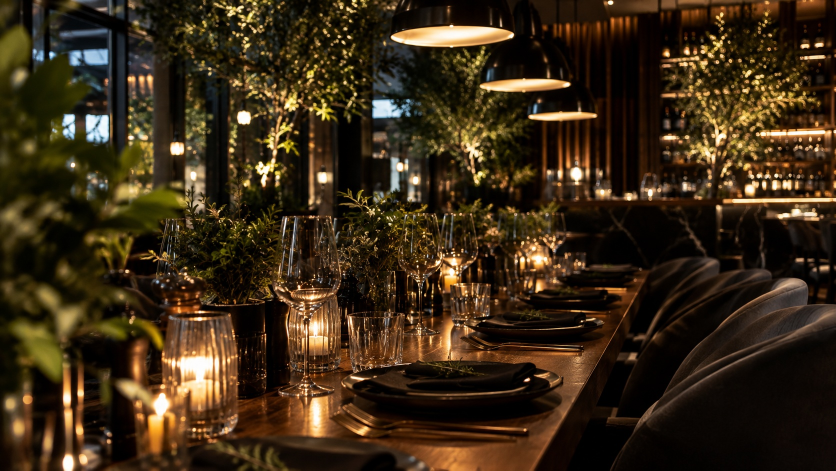
#> input picture assets/quellen/bankett.jpg, 1672 x 941 px (shown at 1/2 size)
$ python motive-bauen.py
#> lines starting #> are read from the running program, lines starting #| are printed output that depends on the picture
#!/usr/bin/env python3
# -*- coding: utf-8 -*-
"""Baut die randlosen Motive der Startseite aus ihren Vorlagen.

Warum ein eigenes Werkzeug neben `bilder-vergroessern.py`: das dort ist auf
den Bestand ausgelegt, der als fertige 1600er WebP-Datei vorliegt und nur
noch eine zweite Stufe braucht. Die Motive der Startseite kommen dagegen
als einzelne Aufnahmen herein und werden von der Vorlage bis zu allen
Ausgabestufen an einer Stelle gerechnet.

**Die Vorlagen liegen im Repository**, unter `assets/quellen/`. Das ist
nicht bequem, sondern notwendig: ohne sie laesst sich keine Stufe neu
rechnen, und eine Stufe aus einer schon hochgerechneten Datei zu rechnen
kodiert deren Artefakte mit (siehe „AVIF wird aus dem JPEG gerechnet, nie
aus dem WebP"). `paket-bauen.sh` laesst den Ordner aus — auf dem Webserver
hat er nichts zu suchen.

Wie viele Stufen ein Motiv bekommt, haengt an seiner Vorlage, und das ist
nachgemessen, nicht geschaetzt. Gemessen wird dabei nicht die Datei,
sondern die **Darstellung**: bildfuellend auf einem 1440er Schirm mit
doppelter Pixeldichte, also 2880 Geraetepixel, Kantenschaerfe der
Bildmitte.

    Vorlage 640 x 480 (0,31 MP), Kopfbild bis September:
        1600 px   4,47      <- so
        2560 px   4,40
        3840 px   4,06
    Mehr Pixel war dort MESSBAR schlechter: die 1600er wird fuer 1600
    geschaerft und hochgerechnet, die 3840er bei 3840 geschaerft und
    danach wieder heruntergerechnet — das mittelt die Schaerfung weg.

    Vorlage 1672 x 941 (1,57 MP), das jetzige Kopfbild:
        1600 px   8,18
        1672 px   8,43      (native Groesse)
        2200 px   8,88
        2560 px   9,00      <- so
    Hier rechnet der Browser in JEDEM Fall hoch (Ziel 2880), die Schaerfung
    ueberlebt also. Deshalb lohnt die zweite Stufe, und der Deckel liegt
    wie ueberall bei 2560 (siehe „Die Obergrenze kommt nicht von der
    Dateigroesse, sondern vom Rastern").

Die Nachschaerfung steht auf 85 %, und auch das ist gemessen:

        52 %   4,44        110 %   4,77
        85 %   5,02        140 %   4,50

Darueber frisst die Wiedervergroesserung mehr weg, als die staerkere
Schaerfung einbringt.
"""
import os
import sys

try:
    from PIL import Image, ImageFilter, ImageOps
except ImportError:
    sys.exit("Pillow fehlt — bitte 'pip install Pillow' ausfuehren.")

HIER = os.path.dirname(os.path.dirname(os.path.abspath(__file__)))
QUELLEN = os.path.join(HIER, "assets", "quellen")
IMG = os.path.join(HIER, "assets", "img")

# Dieselben Werte wie in bilder-vergroessern.py.
GRUND = 1600
GROSS = 2560
JPEG_GUETE, WEBP_GUETE, AVIF_GUETE, AVIF_TEMPO = 82, 76, 55, 6
UNSCHARF = (1.6, 85, 2)

# Ab welcher Vorlagenbreite sich die zweite Stufe lohnt. Darunter waere sie
# eine Vervierfachung der Kantenlaenge ohne ein einziges zusaetzliches
# Bilddetail — und nachgemessen sogar schlechter (siehe oben).
LOHNT_GROSS = 1400

MOTIVE = [
    # Vorlage in assets/quellen/, Stamm unter assets/img/, randlos?, Kante
    #
    # `randlos` ist die zweite Bedingung fuer die grosse Stufe, und sie ist
    # keine Geschmacksfrage. Die ganze Messung oben rechnet gegen EIN Ziel:
    # bildfuellend auf 2880 Geraetepixeln. Ein Motiv, das im Satzspiegel
    # steht, wird nie so gross gezogen — das Foto in der linken Intro-Spalte
    # misst hoechstens 440 CSS-Pixel, also 880 Geraetepixel. Eine 2560er
    # Datei dafuer waere Gewicht, das niemand je anfordert, und sie fiele
    # ausserdem unter dieselbe Rasterrechnung wie in „Die Obergrenze kommt
    # nicht von der Dateigroesse".
    #
    # Aus demselben Grund darf ein solches Motiv auch die Grundstufe kleiner
    # bekommen. Gebraucht werden hier hoechstens 1050 Pixel (350 CSS-Pixel
    # Spaltenbreite am Telefon, dreifache Dichte); 1600 waere ein Drittel
    # mehr Gewicht fuer Pixel, die kein Geraet je anfordert. Nachgemessen
    # als AVIF: 1100 -> 104 KB, 1200 -> 115 KB, 1400 -> 137 KB,
    # 1600 -> 161 KB.
    # Das Kopfbild der Startseite. Es war einen Nachmittag lang stillgelegt
    # und ist auf Wunsch zurueck — die Restauranttafel bleibt der Einstieg.
    ("bankett.jpg",     "bankett",     True,  GRUND),
    ("bar-gruen.jpg",   "bar-gruen",   True,  GRUND),
    # `scheune` stand einen Tag lang in der linken Intro-Spalte und ist
    # stillgelegt, nicht geloescht — dort steht jetzt das Teamfoto. Die
    # Vorlage bleibt, die drei abgeleiteten Dateien sind heraus, weil keine
    # Seite sie mehr laedt. Zurueckholen: Zeile einkommentieren, laufen
    # lassen.
    # ("scheune.jpg",   "scheune",     False, 1200),
    # Das Kopfband der TEAMSEITE: das Teamfoto mit dem Schild, zugeschnitten
    # ab der Schulterlinie, also ohne Gesichter. Es war kurz das Kopfbild
    # der Startseite und steht jetzt dort, wo es hingehoert.
    #
    # **Der Zuschnitt kam fertig herein** (1290 x 745), und das ist der
    # Grund, warum er hier steht und nicht gerechnet wird. Ein eigener
    # Ausschnitt aus `assets/img/team-herm.jpg` war 1600 x 520, also
    # 3,08:1 — in einem Rahmen von 1,77:1 muss der Browser so einen Streifen
    # um das 1,74-fache vergroessern und schneidet zwei Fuenftel der Breite
    # weg. Der gelieferte Zuschnitt liegt mit 1,73:1 fast genau auf dem
    # Seitenverhaeltnis des Kopfbands: kein Zoom, kein Beschnitt.
    #
    # Keine zweite Stufe, und das entscheidet LOHNT_GROSS von selbst: 1290
    # Pixel lange Kante. Eine 2560er Datei waere eine Verdopplung ohne ein
    # einziges zusaetzliches Bilddetail.
    ("team-schild.jpg", "team-schild", True,  GRUND),
    # Die beiden Aufnahmen aus dem Betrieb, beide 0,31 MP und beide mit
    # Menschen darauf — das ist ihr Wert, nicht die Aufloesung. Sie stehen
    # im Satzspiegel, nie randlos, und bekommen deshalb weder eine zweite
    # Stufe noch die volle Grundstufe.
    #
    #   crew-weiss  quer (640 x 480), Team in Weiss unter dem Zelt.
    #               Linke Intro-Spalte, hoechstens 440 CSS-Pixel breit.
    #   zapfen      hoch (480 x 640), Zapfen an der Theke.
    #               Schlussblock, hoechstens 380 CSS-Pixel breit.
    ("crew-weiss.jpg",  "crew-weiss",  False, 1100),
    ("zapfen.jpg",      "zapfen",      False, 1100),
]


def stufe(im, kante):
    """Eine Ausgabestufe: auf Kantenlaenge rechnen und einmal nachschaerfen."""
    b, h = im.size
    f = kante / max(b, h)
    return im.resize((round(b * f), round(h * f)), Image.LANCZOS).filter(
        ImageFilter.UnsharpMask(radius=UNSCHARF[0], percent=UNSCHARF[1],
                                threshold=UNSCHARF[2]))


def schreiben(bild, stamm, mit_jpeg):
    """WebP und AVIF, dazu auf Wunsch die JPEG-Rueckfallebene."""
    wege = {}
    formate = [("webp", dict(format="WEBP", quality=WEBP_GUETE, method=6)),
               ("avif", dict(format="AVIF", quality=AVIF_GUETE, speed=AVIF_TEMPO))]
    if mit_jpeg:
        formate.insert(0, ("jpg", dict(format="JPEG", quality=JPEG_GUETE,
                                       optimize=True, progressive=True)))
    for endung, kwargs in formate:
        p = os.path.join(IMG, f"{stamm}.{endung}")
        bild.save(p, **kwargs)
        wege[endung] = os.path.getsize(p)

    # Eine AVIF-Datei, die groesser ist als die WebP daneben, waere das
    # Gegenteil des Zwecks — der Browser nimmt sie trotzdem, weil sie im
    # <picture> zuerst steht. Dieselbe Regel wie in bilder-vergroessern.py.
    if wege["avif"] >= wege["webp"]:
        os.remove(os.path.join(IMG, stamm + ".avif"))
        wege.pop("avif")
        print(f"{'':16s} AVIF groesser als WebP — verworfen")
    return wege


def main():
    if not os.path.isdir(QUELLEN):
        sys.exit(f"Ordner fehlt: {QUELLEN}")
    for datei, stamm, randlos, kante in MOTIVE:
        pfad = os.path.join(QUELLEN, datei)
        if not os.path.exists(pfad):
            print(f"  fehlt: assets/quellen/{datei}")
            continue
        im = ImageOps.exif_transpose(Image.open(pfad)).convert("RGB")
#> im is the input picture: PIL image 1672x941 RGB; mean R, G, B 59.2, 43.1, 22.7
        b, h = im.size
#> b = 1672; h = 941

        wege = schreiben(stufe(im, kante), stamm, mit_jpeg=True)
#> in stufe, `return im.resize((round(b * f), round(h * f)), Image.LANCZOS).filter( ..`:
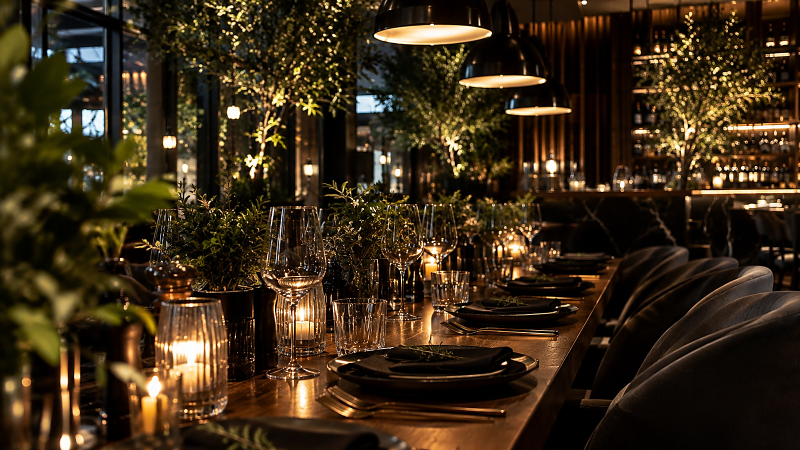
#> returned value: PIL image 1600x900 RGB (shown at 1/2 size); mean R, G, B 59, 43.3, 23.3
#> after the loop in schreiben, `for endung, kwargs in formate:`: wege = {'jpg': 282079, 'webp': 177180}
        zeile = "  ".join(f"{e} {g // 1024} KB" for e, g in wege.items())
        print(f"{stamm:14s} Vorlage {b:>5} x {h:<5} ({b * h / 1e6:.2f} MP)"
              f"  ->  {kante} px   {zeile}")

        if not randlos:
            print(f"{'':14s} keine zweite Stufe: steht im Satzspiegel, wird nie"
                  f" bildfuellend gezogen")
        elif max(b, h) >= LOHNT_GROSS:
            wege2 = schreiben(stufe(im, GROSS), stamm + "-gross", mit_jpeg=False)
            zeile2 = "  ".join(f"{e} {g // 1024} KB" for e, g in wege2.items())
            print(f"{'':14s} zweite Stufe  ->  {GROSS} px   {zeile2}")
        else:
            print(f"{'':14s} keine zweite Stufe: die Vorlage traegt sie nicht"
                  f" (unter {LOHNT_GROSS} px, nachgemessen schlechter)")


if __name__ == "__main__":
#> (the run stopped early here; a loop or call above may not have finished)
